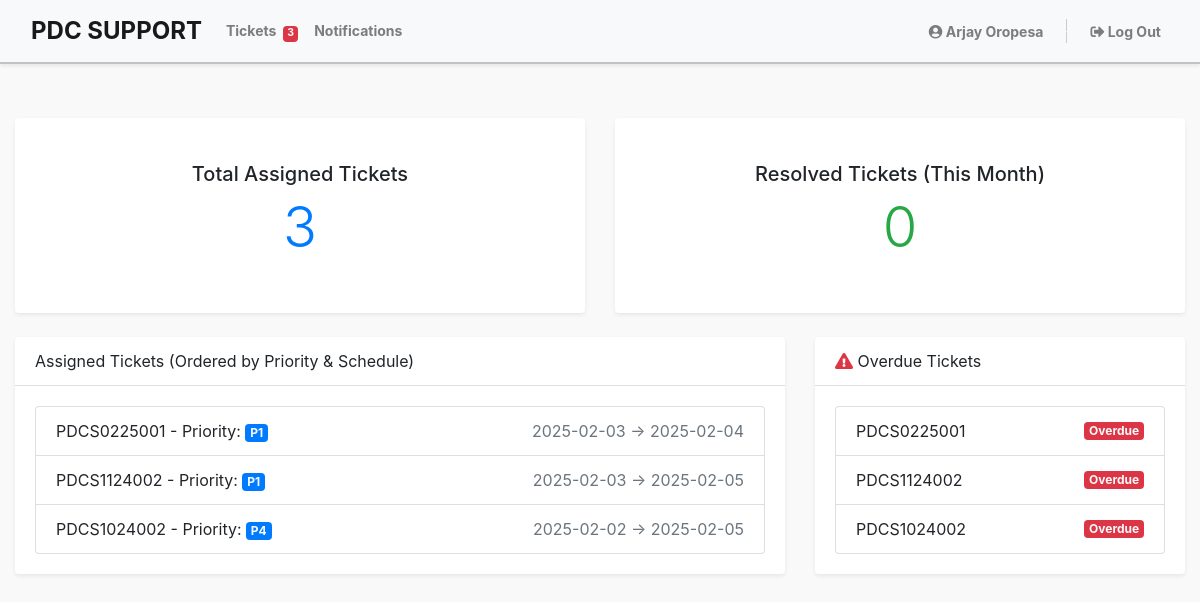
/pages/staff/dashboard (signed in), run on an earlier commit of the app's database.
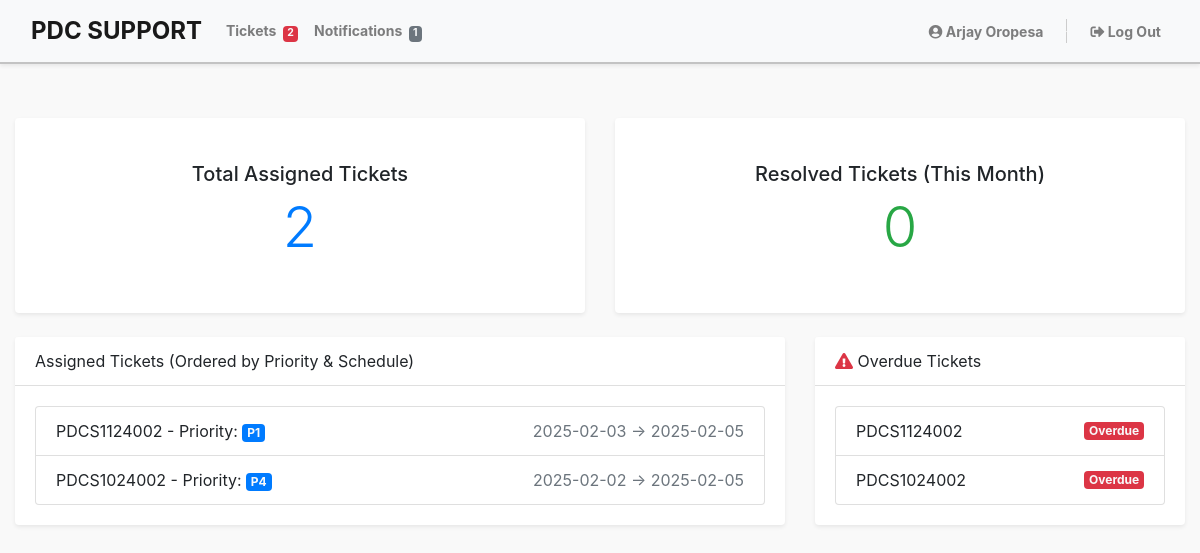
And on a later commit of the database.
### tables this page shows
CREATE TABLE `tbl_tickets` (
  `id` int(100) NOT NULL,
  `ticket_num` varchar(1000) NOT NULL,
  `outlet` varchar(1000) NOT NULL,
  `reported_by` varchar(100) NOT NULL,
  `designation` enum('1','2') NOT NULL,
  `topiccateg` varchar(1000) NOT NULL,
  `topicitem` varchar(1000) NOT NULL,
  `img_name` varchar(1000) NOT NULL,
  `file_path` varchar(1000) NOT NULL,
  `description` varchar(5000) NOT NULL,
  `priority_type` varchar(100) DEFAULT NULL,
  `concern_type` enum('Issue','Request') DEFAULT NULL,
  `status` enum('1','2','3','4','5') NOT NULL DEFAULT '2',
  `remark` varchar(1000) NOT NULL,
  `sched_start` date DEFAULT NULL,
  `sched_end` date DEFAULT NULL,
  `assigned` varchar(1000) NOT NULL,
  `msg_ses` varchar(5000) NOT NULL DEFAULT '0',
  `rprt` enum('0','1') NOT NULL DEFAULT '0',
  `date_posted` datetime(6) NOT NULL DEFAULT current_timestamp(6),
  `date_modified` datetime(6) DEFAULT current_timestamp(6),
  `date_closed` datetime DEFAULT NULL
);

### pages/staff/staff.dashboard.php (the view)
<?php
include('staff.header.php');
$assignedTicketsQuery = "SELECT COUNT(*) as total_assigned FROM tbl_tickets WHERE assigned = '{$_SESSION['id']}' AND STATUS != '5'";
$assignedTicketsResult = mysqli_query($conn, $assignedTicketsQuery);
if ($assignedTicketsResult) {
    $assignedTickets = mysqli_fetch_assoc($assignedTicketsResult)['total_assigned'];
} else {
    $assignedTickets = 0;
}
$resolvedTicketsQuery = "SELECT COUNT(*) as total_resolved FROM tbl_tickets WHERE assigned = '{$_SESSION['id']}' AND status = '5' AND MONTH(date_closed) = MONTH(CURRENT_DATE()) AND YEAR(date_closed) = YEAR(CURRENT_DATE())";
$resolvedTicketsResult = mysqli_query($conn, $resolvedTicketsQuery);
if ($resolvedTicketsResult) {
    $resolvedTickets = mysqli_fetch_assoc($resolvedTicketsResult)['total_resolved'];
} else {
    $resolvedTickets = 0;
}
$assignedTicketsListQuery = "SELECT * FROM tbl_tickets WHERE assigned = '{$_SESSION['id']}' AND status != '5' ORDER BY FIELD(priority_type, 'P1', 'P2', 'P3', 'P4', 'P5'), sched_start ASC, sched_end ASC";
$assignedTicketsListResult = mysqli_query($conn, $assignedTicketsListQuery);
$assignedTicketsList = [];
if ($assignedTicketsListResult && mysqli_num_rows($assignedTicketsListResult) > 0) {
    while ($ticket = mysqli_fetch_assoc($assignedTicketsListResult)) {
        $assignedTicketsList[] = $ticket;
    }
} else {
    $assignedTicketsListResult = false;
}
$overdueTickets = [];
$current_date = new DateTime();
foreach ($assignedTicketsList as $ticket) {
    if (!empty($ticket['sched_end']) && $ticket['sched_end'] !== 'NULL') {
        $sched_end_date = new DateTime($ticket['sched_end']);
        if ($sched_end_date < $current_date && $ticket['status'] != '5') {
            $overdueTickets[] = $ticket;
        }
    }
}
$overdueTicketsCount = count($overdueTickets);
?>
<div class="container my-5">
    <div class="row g-4">
        <div class="col-md-6">
            <div class="card shadow-sm text-center p-4 border-0">
                <div class="card-body">
                    <h5 class="fw-bold">Total Assigned Tickets</h5>
                    <h1 class="display-4 text-primary"><?php echo $assignedTickets; ?></h1>
                </div>
            </div>
        </div>
        <div class="col-md-6">
            <div class="card shadow-sm text-center p-4 border-0">
                <div class="card-body">
                    <h5 class="fw-bold">Resolved Tickets (This Month)</h5>
                    <h1 class="display-4 text-success"><?php echo $resolvedTickets; ?></h1>
                </div>
            </div>
        </div>
    </div>
    <div class="row mt-4 g-4">
        <div class="col-md-8">
            <div class="card shadow-sm border-0">
                <div class="card-header bg-white fw-bold">Assigned Tickets (Ordered by Priority & Schedule)</div>
                <div class="card-body">
                    <ul class="list-group">
                        <?php
                            foreach ($assignedTicketsList as $ticket) { ?>
                                <li class="list-group-item d-flex justify-content-between align-items-center">
                                    <span><?php echo $ticket['ticket_num']; ?> - Priority: <span class="badge bg-primary text-light"><?php echo $ticket['priority_type']; ?></span></span>
                                    <span class="text-muted"><?php echo $ticket['sched_start']; ?> → <?php echo $ticket['sched_end']; ?></span>
                                </li>
                            <?php }
                        ?>
                    </ul>
                </div>
            </div>
        </div>
        <div class="col-md-4">
            <div class="card shadow-sm border-0">
                <div class="card-header bg-white fw-bold"><i class="fas fa-exclamation-triangle text-danger"></i>&nbsp;Overdue Tickets</div>
                <div class="card-body">
                    <ul class="list-group">
                        <?php
                            if ($overdueTicketsCount > 0) {
                                foreach ($overdueTickets as $ticket) {
                                    echo "<li class=\"list-group-item d-flex justify-content-between align-items-center\">" . $ticket['ticket_num'] . "&nbsp;<span class=\"badge bg-danger text-light\">Overdue</span>";
                                }
                            } else {
                                echo "<i>No overdue assigned tasks</i>";
                            }
                        ?>
                    </ul>
                </div>
            </div>
        </div>
    </div>
</div>
<?php include('staff.footer.php'); ?>

### pages/staff/staff.header.php (shortened to what the changed rows need)
<?php
include('../includes/connection.php');
$notifcnt_qry = $conn->query("SELECT COUNT(*) AS unread_count FROM tbl_notif WHERE user_id = {$_SESSION['id']} AND status = '1'");
$unread_count = 0;
if ($notifcnt_qry) {
    $notifcnt_row = $notifcnt_qry->fetch_assoc();
    $unread_count = $notifcnt_row['unread_count'];
}
$ticketcnt_qry = $conn->query("SELECT COUNT(*) AS ticket_count FROM tbl_tickets WHERE (status = '1' OR status = '4') AND assigned = " . $_SESSION['id']);
$ticket_cnt = 0;
if ($ticketcnt_qry) {
    $ticketcnt_res = $ticketcnt_qry->fetch_assoc();
    $ticket_cnt = $ticketcnt_res['ticket_count'];
}
?>
<!DOCTYPE html>
<html lang="en">
    <head>
        <link href="../../assets/vendor/bootstrap/css/bootstrap.min.css" rel="stylesheet">
        <link href="../../assets/vendor/bootstrap-icons/bootstrap-icons.css" rel="stylesheet">
        <link href="../../assets/vendor/fontawesome/css/all.min.css" rel="stylesheet">
        <link href="../../assets/vendor/swiper/swiper-bundle.min.css" rel="stylesheet">
        <link href="../../assets/vendor/datatables/jquery.dataTables.min.css" rel="stylesheet">
        <link href="../../assets/css/staff.style.css" rel="stylesheet">
    </head>
    <body id="page-top">
        <nav class="navbar navbar-expand-lg navbar-light bg-light shadow-sm fixed-top">
            <div class="container">
                <a class="navbar-brand" href="dashboard">PDC SUPPORT</a>
                <div class="collapse navbar-collapse" id="navbarNav">
                    <ul class="navbar-nav mr-auto">
                        <li class="nav-item">
                            <a class="nav-link <?php echo in_array($page, ['staff/tickets', 'staff/view-ticket', 'staff/edit-report']) ? 'active' : ''; ?>" href="tickets">Tickets&nbsp;
                                <?php if ($ticket_cnt > 0) { ?>
                                    <span class="badge bg-danger text-light">
                                        <?php echo ($ticket_cnt > 99) ? '99+' : $ticket_cnt; ?>
                                    </span>
                                <?php } ?>
                            </a>
                        </li>
                        <li class="nav-item">
                            <a class="nav-link <?php echo ($page == 'staff/notifications') ? 'active' : ''; ?>" aria-current="page" href="notifications">Notifications&nbsp;
                                <?php if ($unread_count > 0) { ?>
                                    <span class="badge bg-secondary text-light">
                                        <?php echo ($unread_count > 99) ? '99+' : $unread_count; ?>
                                    </span>
                                <?php } ?>
                            </a>
                        </li>
                    </ul>
                    <ul class="navbar-nav">
                        <li class="nav-item">
                            <a class="nav-link" href="#"><i class="fas fa-user-circle"></i>&nbsp;<?php echo $_SESSION['name']; ?></a>
                        </li>
                        <li class="nav-item">
                            <a class="nav-link" href="logout" data-toggle="modal" data-target="#logoutModal"><i class="fas fa-sign-out-alt"></i>&nbsp;Log Out</a>
                        </li>
                    </ul>
                </div>
            </div>
        </nav>

What changed in the data, as far as the page shows it:
no longer on this page (row edited): tbl_tickets: ticket_num "PDCS0225001", priority_type "P1", sched_start "2025-02-03", sched_end "2025-02-04"
Also different on the page:
$ticket_cnt: "3" → "2"
$unread_count: (not shown) → "1"
$assignedTickets: "3" → "2"
